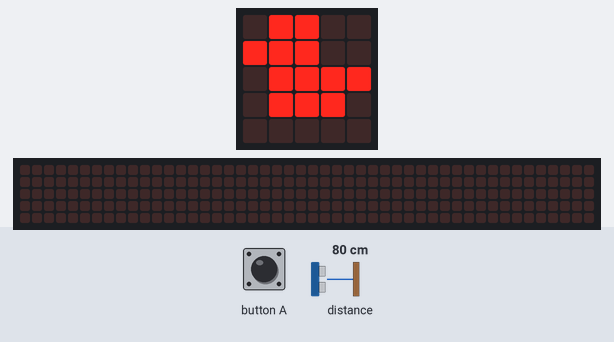
A program run on a simulated BBC micro:bit (MakeCode). On the bench: the board's 5×5 LED display, a strip that is not on the board, showing the scrolling text unrolled. Inputs (shaded band) come from the test bench; at power-on: distance to the obstacle 80 cm. The 48×5 strip is a reading aid, not a part: it shows the text the display is scrolling, unrolled, one strip-width of it at a time.

Above: at 1.8 s.
1.9 s: button A pressed for 0.15 s
At 4.53 s:
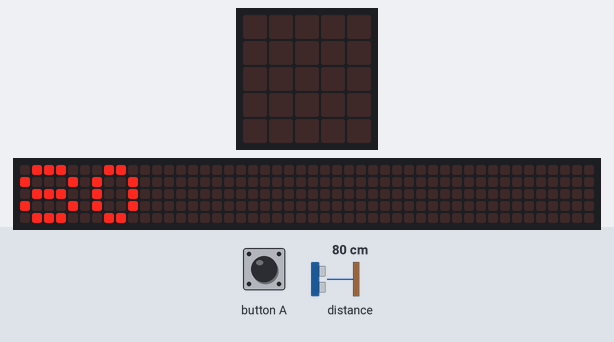
At 5.7 s:
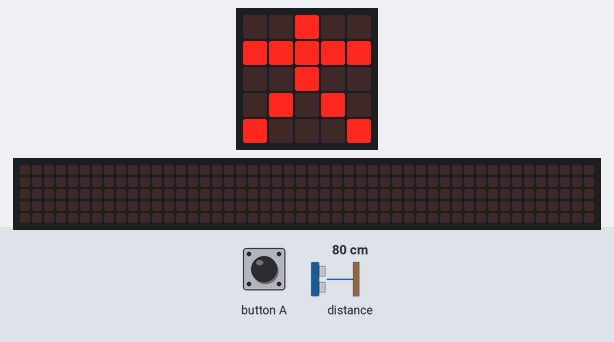
Timing chart, 0 to 7.2 s (numbered marks = the images above; inputs shaded):
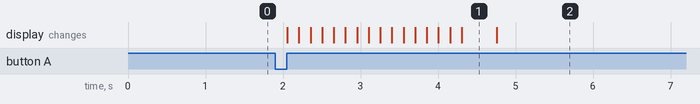

The program:

main.ts
```typescript
// (licence header left out)
// variables
let distance: number = 0

// setup
basic.clearScreen()
basic.showIcon(IconNames.Duck)

// find distance
input.onButtonPressed(Button.A, function () {
  basic.clearScreen()
  distance = sonar.ping(DigitalPin.P1, DigitalPin.P2, PingUnit.Centimeters)
  basic.showNumber(distance)
  basic.showIcon(IconNames.StickFigure)
})
```

Measured:
- after the input at 1.9 s, the display: changes after 0.16 s (image 1)
- what the display in image 1 shows lasts 0.5 s, from 4.3 s to 4.8 s
